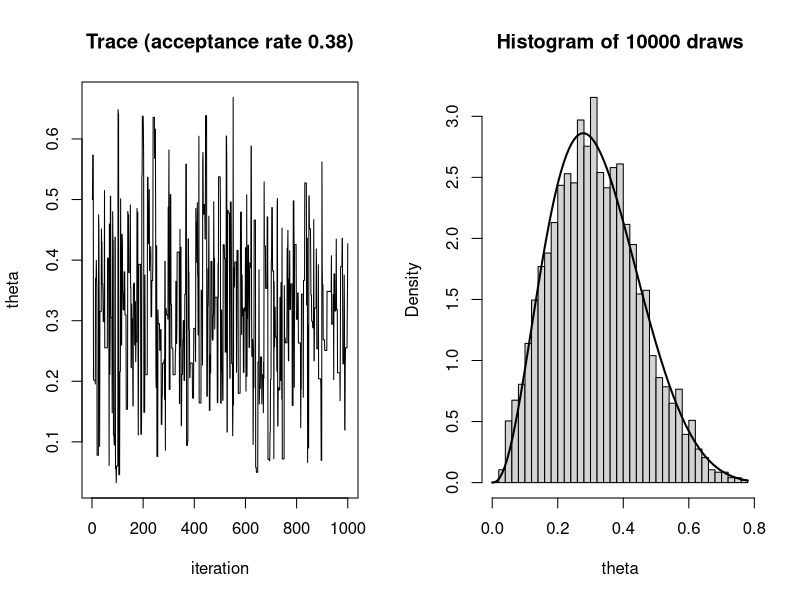

Write R code to recreate this figure.
# Random-walk Metropolis for the binomial model with a Beta(1/2, 1/2) prior, n = 10, y = 3.
set.seed(0)
n <- 10; y <- 3
log_q <- function(theta) {
  if (theta <= 0 || theta >= 1) return(-Inf)
  (y - 0.5) * log(theta) + (n - y - 0.5) * log(1 - theta)
}
K <- 10000
samps <- numeric(K); samps[1] <- 0.5
for (t in 1:(K - 1)) {
  cand <- rnorm(1, samps[t], 0.4)
  if (log(runif(1)) < log_q(cand) - log_q(samps[t])) {
    samps[t + 1] <- cand
  } else {
    samps[t + 1] <- samps[t]
  }
}
rate <- length(unique(samps)) / K   # acceptance rate

par(mfrow = c(1, 2))
plot(samps[1:1000], type = "l", xlab = "iteration", ylab = "theta",
     main = sprintf("Trace (acceptance rate %.2f)", rate))
hist(samps, breaks = 40, freq = FALSE, xlab = "theta", main = "Histogram of 10000 draws")
curve(dbeta(x, y + 0.5, n - y + 0.5), add = TRUE, lwd = 2)
